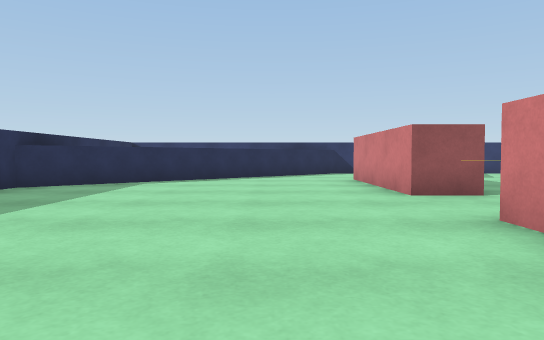
View 1 (above)

24 first-person views from a walk through a Unity game level. The camera is 0.55 m above the floor, tilts 2° down and sees 70° across. The floor is counted in squares, 1 m on a side. Each view is taken from the middle of a square. On the plan, view 1 faces up. The plan holds only what a view shows up to about 10 squares ahead; the rest is blank. The player character is not drawn.

View 2
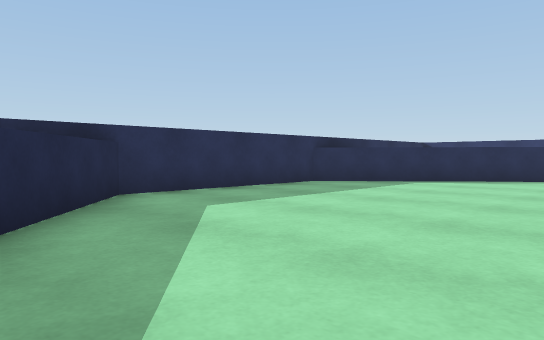

View 3
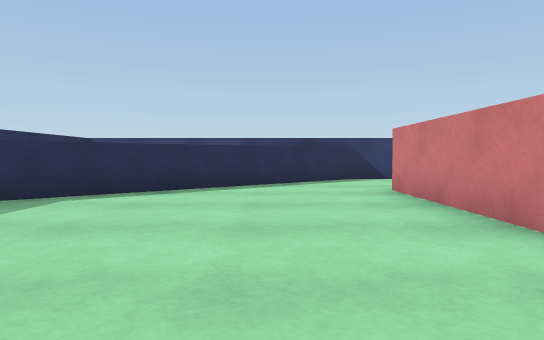

View 4
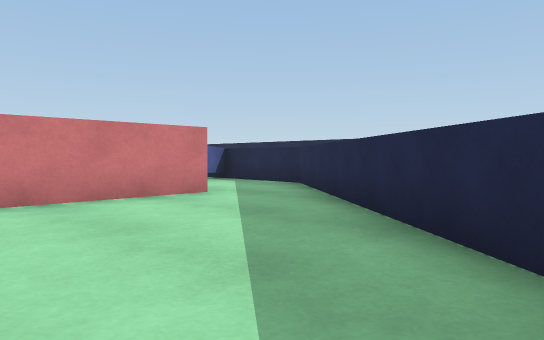

View 5
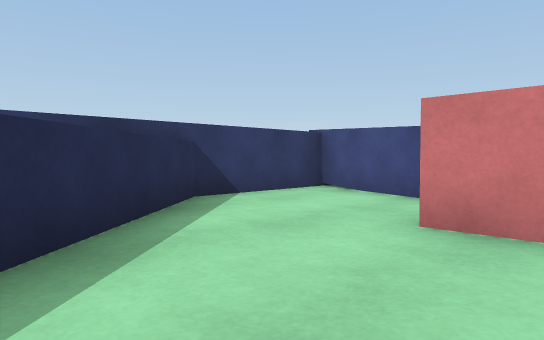

View 6
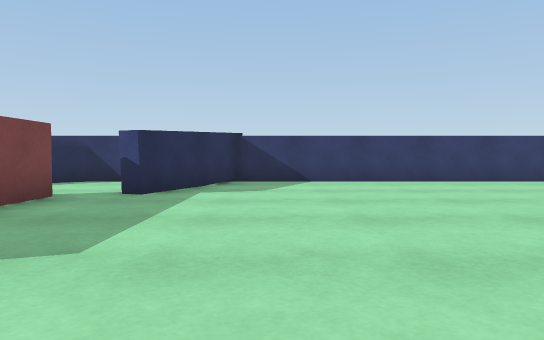

View 7
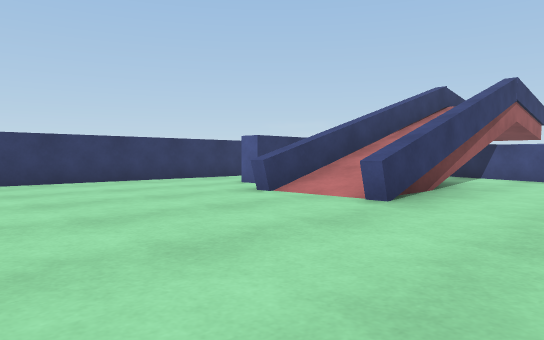

View 8
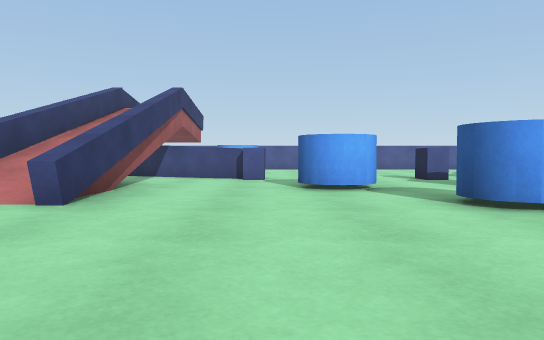

View 9
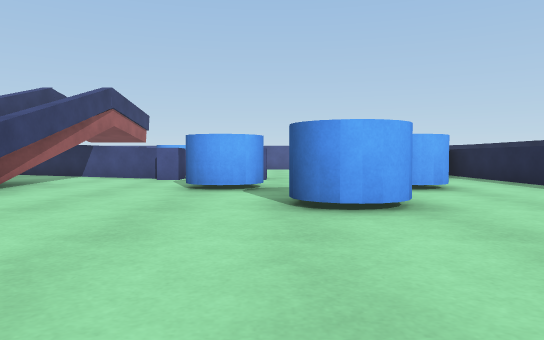

View 10
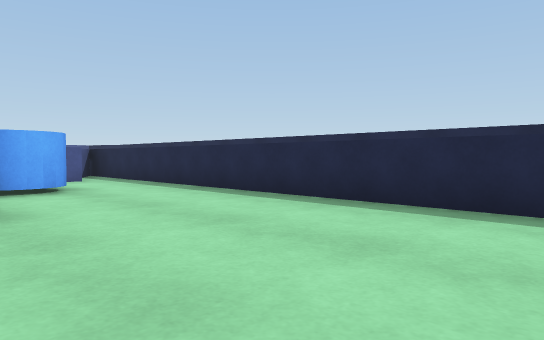

View 11
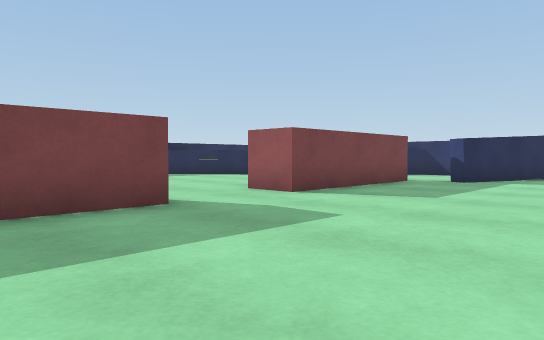

View 12
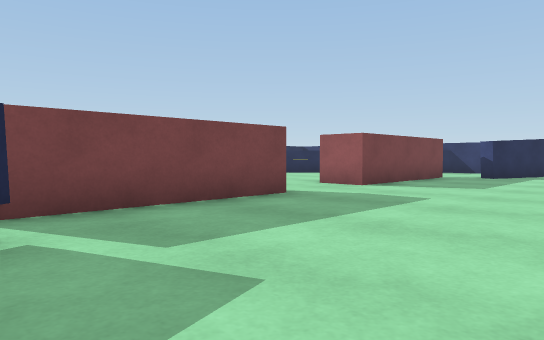

View 13
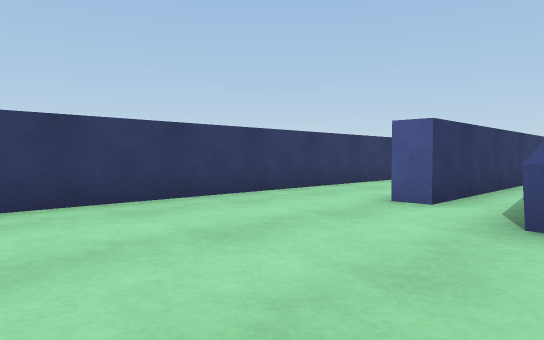

View 14
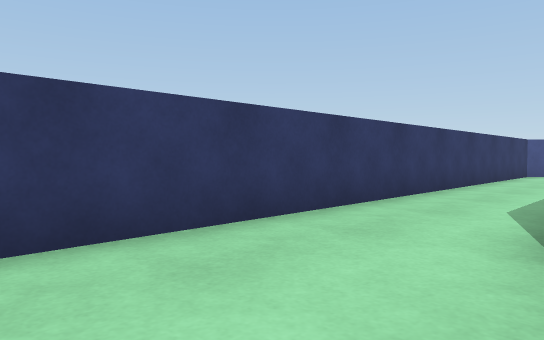

View 15
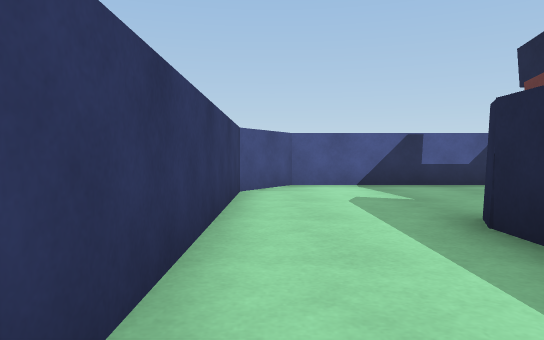

View 16
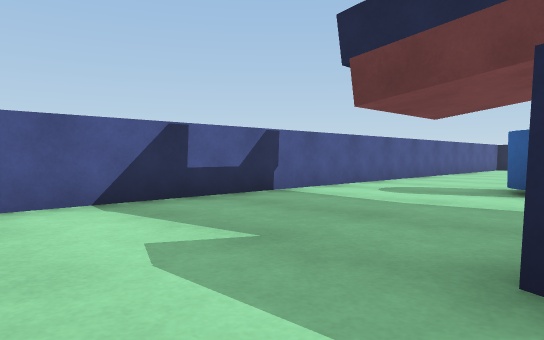

View 17
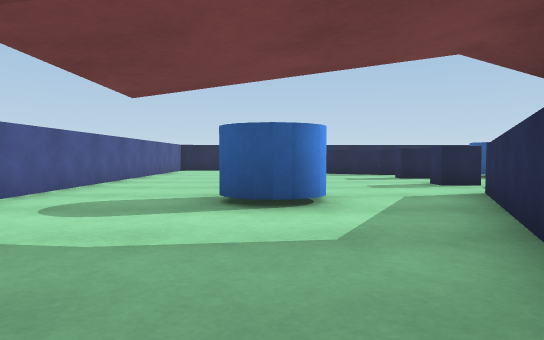

View 18
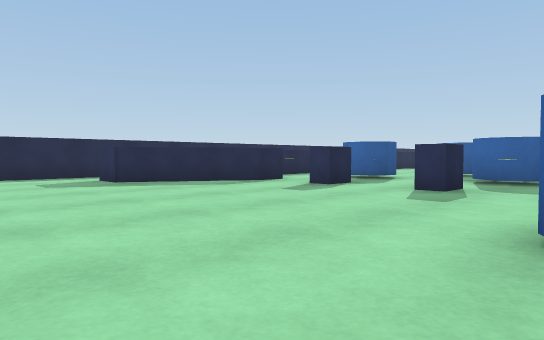

View 19
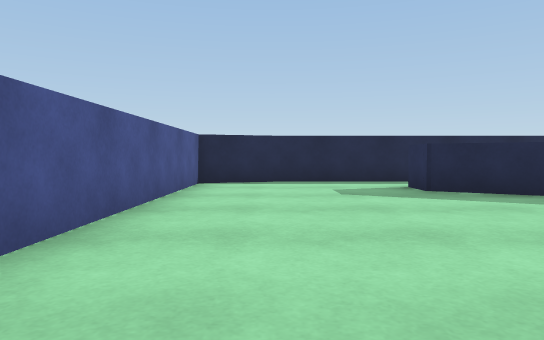

View 20
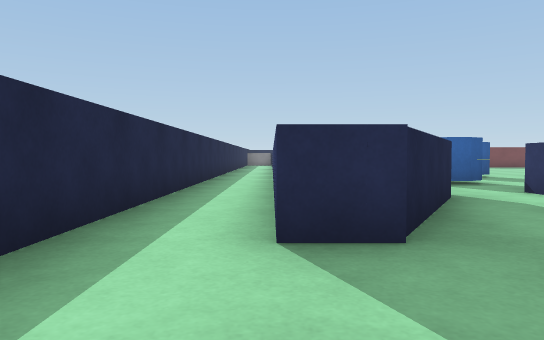

View 21
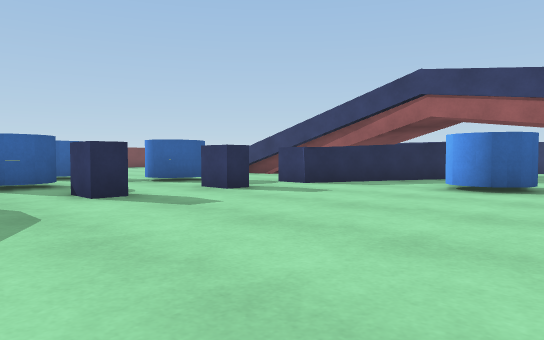

View 22
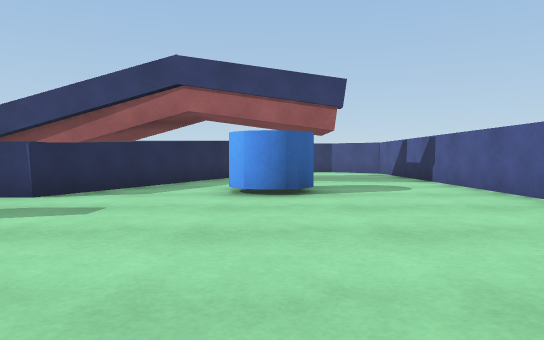

View 23
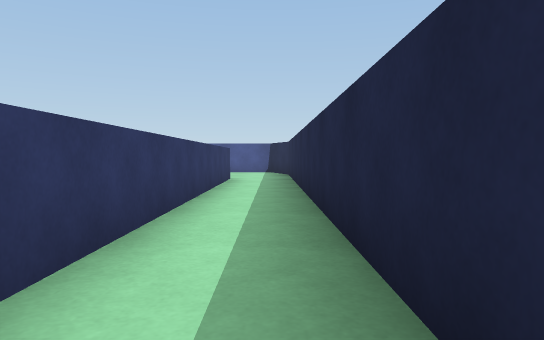

View 24
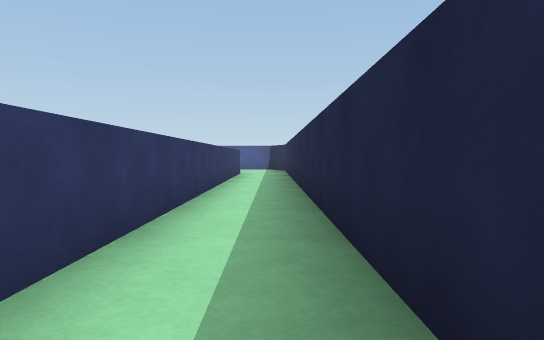

### Floor plan
Key: @ floor where view 1 was taken; # wall or solid block; . floor; / step, stairs or slope; = window, fence, low wall or low ledge; ^ raised ledge; B blue block; C blue cylinder.
Columns run from 5 left of view 1 to 24 right of it. Each row starts with its distance up from view 1.
 13    #########################
 12       ^...#.................B#
 11      ^...##..................#
 10 #  ^^....#........#######....#
  9 # ^^...##.......=##### ##....#
  8 #^^....##........///// ##....#
  7 #^.....##........#^#####.....#
  6 #......##.............##.C...#
  5 #.....................#..C...#
  4 #....................BB......#
  3 #......##..........C.........#
  2 #^.....##........C.C.BB......#
  1   ^....##.......CC...........#
  0    ^.@.##..........C.BB......#
 -1     ^^...##........C.........#
 -2      ^^...# .........BB^.....#
 -3       ^^^^^  ^^^^^^^^^^^^....#
 -4              ^^^^^^^^^^^^....#
 -5             ................B#
 -6              ###############

Where each view was taken, in squares from view 1:
view 1: 0 up, 0 right, facing up
view 2: 0 up, 1 right, facing up-left
view 3: 3 up, 0 right, facing up
view 4: 3 up, 3 left, facing down-right
view 5: 8 up, 1 left, facing up-right
view 6: 4 up, 6 right, facing up
view 7: 4 up, 7 right, facing up-right
view 8: 4 up, 7 right, facing right
view 9: 2 up, 7 right, facing right
view 10: 1 up, 7 right, facing down-right
view 11: 1 up, 7 right, facing up-left
view 12: 1 down, 7 right, facing up-left
view 13: 8 up, 8 right, facing up-right
view 14: 10 up, 10 right, facing up-right
view 15: 12 up, 16 right, facing right
view 16: 12 up, 19 right, facing down-right
view 17: 10 up, 20 right, facing down
view 18: 5 up, 23 right, facing down-left
view 19: 3 up, 22 right, facing down
view 20: 4 down, 22 right, facing left
view 21: 2 down, 22 right, facing up-left
view 22: 1 down, 20 right, facing up
view 23: 5 down, 10 right, facing right
view 24: 5 down, 7 right, facing right
